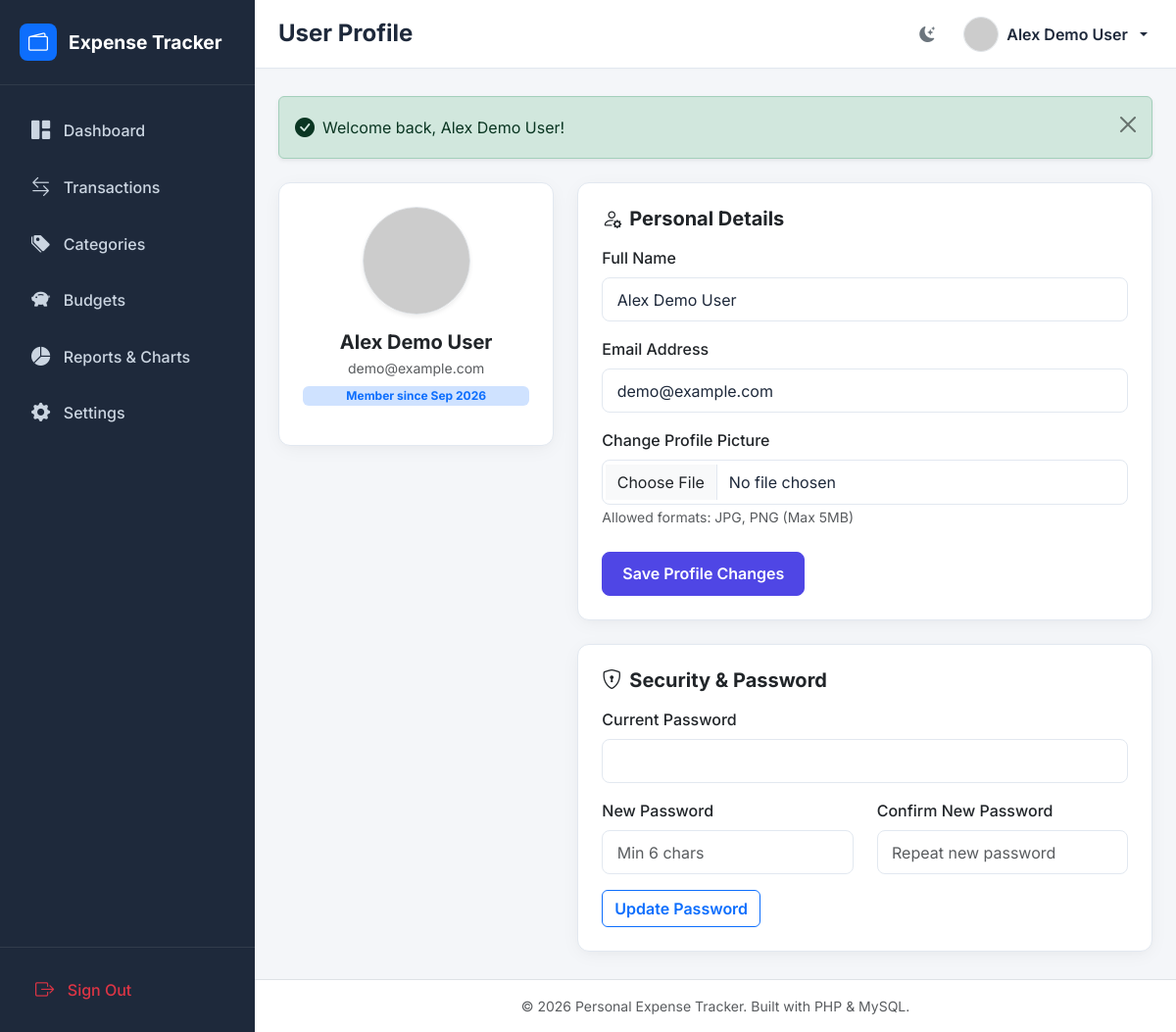
The page /pages/profile.php (signed in) on the database its author committed.
### tables this page shows
CREATE TABLE IF NOT EXISTS `users` (
  `id` INT AUTO_INCREMENT PRIMARY KEY,
  `name` VARCHAR(100) NOT NULL,
  `email` VARCHAR(150) NOT NULL UNIQUE,
  `password` VARCHAR(255) NOT NULL,
  `profile_picture` VARCHAR(255) DEFAULT 'default-avatar.png',
  `currency_preference` VARCHAR(10) DEFAULT '$',
  `created_at` DATETIME DEFAULT CURRENT_TIMESTAMP
);

### includes/auth_check.php (called while the page is built, shortened)
<?php
require_once __DIR__ . '/functions.php';
$current_user = get_current_user_data($_SESSION['user_id']);

### pages/profile.php (the view, shortened to what this page needs)
<?php
$page_title = 'User Profile';
require_once __DIR__ . '/../includes/header.php';
$user_id = $_SESSION['user_id'];
$current_user = get_current_user_data($user_id);
$avatar_url = !empty($current_user['profile_picture']) && file_exists(AVATAR_UPLOAD_DIR . $current_user['profile_picture'])
  ? BASE_URL . 'uploads/avatars/' . e($current_user['profile_picture'])
  : 'https://ui-avatars.com/api/?name=' . urlencode($current_user['name']) . '&background=4f46e5&color=fff';
?>
<div class="row g-4 justify-content-center">
  <div class="col-12 col-md-4">
    <div class="card card-custom p-4 text-center">
      <div class="mb-3">
        <img src="<?php echo $avatar_url; ?>" alt="Profile Picture" class="rounded-circle border shadow-sm" width="110" height="110" style="object-fit: cover;">
      </div>
      <h5 class="fw-bold mb-1"><?php echo e($current_user['name']); ?></h5>
      <p class="text-muted small mb-2"><?php echo e($current_user['email']); ?></p>
      <span class="badge bg-primary-subtle text-primary mb-3">Member since <?php echo date('M Y', strtotime($current_user['created_at'])); ?></span>
    </div>
  </div>
  <div class="col-12 col-md-8">
    <div class="card card-custom p-4 mb-4">
      <h5 class="fw-bold mb-3"><i class="bi bi-person-gear me-2"></i>Personal Details</h5>
      <form method="POST" action="" enctype="multipart/form-data">
        <div class="mb-3">
          <label for="name" class="form-label fw-medium">Full Name</label>
          <input type="text" class="form-control" id="name" name="name" value="<?php echo e($current_user['name']); ?>" required>
        </div>
        <div class="mb-3">
          <label for="email" class="form-label fw-medium">Email Address</label>
          <input type="email" class="form-control" id="email" name="email" value="<?php echo e($current_user['email']); ?>" required>
        </div>
        <div class="mb-4">
          <label for="profile_picture" class="form-label fw-medium">Change Profile Picture</label>
          <input type="file" class="form-control" id="profile_picture" name="profile_picture" accept="image/jpeg,image/png">
          <small class="text-muted">Allowed formats: JPG, PNG (Max 5MB)</small>
        </div>
        <button type="submit" class="btn btn-primary fw-semibold">Save Profile Changes</button>
      </form>
    </div>
    <div class="card card-custom p-4">
      <h5 class="fw-bold mb-3"><i class="bi bi-shield-lock me-2"></i>Security &amp; Password</h5>
      <form method="POST" action="">
        <div class="mb-3">
          <label for="current_password" class="form-label fw-medium">Current Password</label>
          <input type="password" class="form-control" id="current_password" name="current_password" required>
        </div>
        <div class="row">
          <div class="col-md-6 mb-3">
            <label for="new_password" class="form-label fw-medium">New Password</label>
            <input type="password" class="form-control" id="new_password" name="new_password" placeholder="Min 6 chars" required>
          </div>
          <div class="col-md-6 mb-3">
            <label for="confirm_password" class="form-label fw-medium">Confirm New Password</label>
            <input type="password" class="form-control" id="confirm_password" name="confirm_password" placeholder="Repeat new password" required>
          </div>
        </div>
        <button type="submit" class="btn btn-outline-primary fw-semibold">Update Password</button>
      </form>
    </div>
  </div>
</div>
<?php require_once __DIR__ . '/../includes/footer.php'; ?>

### includes/header.php (shortened to what this page needs)
<?php
require_once __DIR__ . '/auth_check.php';
$current_page = basename($_SERVER['PHP_SELF'], '.php');
?>
<!DOCTYPE html>
<html lang="en" data-bs-theme="light">
<head>
  <link href="https://cdn.jsdelivr.net/npm/bootstrap@5.3.2/dist/css/bootstrap.min.css" rel="stylesheet">
  <link href="https://cdn.jsdelivr.net/npm/bootstrap-icons@1.11.1/font/bootstrap-icons.css" rel="stylesheet">
  <link rel="stylesheet" href="<?php echo BASE_URL; ?>assets/css/style.css">
</head>
<body>
<div id="wrapper">
  <nav id="sidebar">
    <div class="sidebar-header">
      <a href="<?php echo BASE_URL; ?>pages/dashboard.php" class="brand-title">
        <div class="bg-primary text-white rounded-3 p-2 d-inline-flex align-items-center justify-content-center" style="width: 38px; height: 38px;">
          <i class="bi bi-wallet2 fs-5"></i>
        </div>
        <span>Expense Tracker</span>
      </a>
    </div>
    <div class="sidebar-nav py-3 flex-grow-1">
      <a href="<?php echo BASE_URL; ?>pages/dashboard.php" class="nav-link <?php echo ($current_page === 'dashboard') ? 'active' : ''; ?>">
        <i class="bi bi-grid-1x2-fill"></i>
        <span>Dashboard</span>
      </a>
      <a href="<?php echo BASE_URL; ?>pages/expenses.php" class="nav-link <?php echo ($current_page === 'expenses') ? 'active' : ''; ?>">
        <i class="bi bi-arrow-left-right"></i>
        <span>Transactions</span>
      </a>
      <a href="<?php echo BASE_URL; ?>pages/categories.php" class="nav-link <?php echo ($current_page === 'categories') ? 'active' : ''; ?>">
        <i class="bi bi-tags-fill"></i>
        <span>Categories</span>
      </a>
      <a href="<?php echo BASE_URL; ?>pages/budgets.php" class="nav-link <?php echo ($current_page === 'budgets') ? 'active' : ''; ?>">
        <i class="bi bi-piggy-bank-fill"></i>
        <span>Budgets</span>
      </a>
      <a href="<?php echo BASE_URL; ?>pages/reports.php" class="nav-link <?php echo ($current_page === 'reports') ? 'active' : ''; ?>">
        <i class="bi bi-pie-chart-fill"></i>
        <span>Reports & Charts</span>
      </a>
      <a href="<?php echo BASE_URL; ?>pages/settings.php" class="nav-link <?php echo ($current_page === 'settings') ? 'active' : ''; ?>">
        <i class="bi bi-gear-fill"></i>
        <span>Settings</span>
      </a>
    </div>
    <div class="p-3 border-top border-secondary border-opacity-25">
      <a href="<?php echo BASE_URL; ?>auth/logout.php" class="nav-link text-danger m-0">
        <i class="bi bi-box-arrow-right"></i>
        <span>Sign Out</span>
      </a>
    </div>
  </nav>
  <div id="content-wrapper">
    <header class="topbar">
      <div class="d-flex align-items-center gap-3">
        <h4 class="m-0 fw-bold"><?php echo isset($page_title) ? e($page_title) : 'Dashboard'; ?></h4>
      </div>
      <div class="d-flex align-items-center gap-3">
        <button type="button" id="theme-toggle-btn" class="btn btn-outline-secondary btn-icon rounded-circle p-2 border-0" title="Toggle Light/Dark Theme">
          <i id="theme-toggle-icon" class="bi bi-moon-stars-fill fs-5"></i>
        </button>
        <div class="dropdown">
          <button class="btn btn-link text-decoration-none dropdown-toggle d-flex align-items-center gap-2 p-1 text-reset" type="button" data-bs-toggle="dropdown" aria-expanded="false">
            <?php
              $avatar = !empty($current_user['profile_picture']) && file_exists(AVATAR_UPLOAD_DIR . $current_user['profile_picture'])
                ? BASE_URL . 'uploads/avatars/' . e($current_user['profile_picture'])
                : 'https://ui-avatars.com/api/?name=' . urlencode($current_user['name']) . '&background=4f46e5&color=fff';
            ?>
            <img src="<?php echo $avatar; ?>" alt="User Avatar" class="rounded-circle border" width="36" height="36">
            <span class="d-none d-md-inline fw-semibold"><?php echo e($current_user['name']); ?></span>
          </button>
        </div>
      </div>
    </header>
    <main class="main-content">

### assets/css/style.css (style rules this page uses)
:root { --bg-primary: #f4f6f9; --bg-surface: #ffffff; --bg-sidebar: #1e293b; --text-sidebar: #cbd5e1; --text-sidebar-active: #ffffff; --text-primary: #1e293b; --text-secondary: #64748b; --border-color: #e2e8f0; --primary-color: #4f46e5; --primary-hover: #4338ca; --card-shadow: 0 4px 20px -2px rgba(0, 0, 0, 0.05), 0 2px 6px -1px rgba(0, 0, 0, 0.02); --sidebar-width: 260px; --topbar-height: 70px; --radius: 12px; }
body { font-family: 'Inter', system-ui, -apple-system, sans-serif; background-color: var(--bg-primary); color: var(--text-primary); min-height: 100vh; margin: 0; overflow-x: hidden; transition: background-color 0.3s ease, color 0.3s ease; }
#wrapper { display: flex; width: 100%; align-items: stretch; }
#sidebar { min-width: var(--sidebar-width); max-width: var(--sidebar-width); background-color: var(--bg-sidebar); color: var(--text-sidebar); transition: all 0.3s ease; z-index: 1000; display: flex; flex-direction: column; }
#sidebar .sidebar-header { padding: 1.5rem 1.25rem; border-bottom: 1px solid rgba(255, 255, 255, 0.08); }
#sidebar .brand-title { font-weight: 700; font-size: 1.2rem; color: #ffffff; display: flex; align-items: center; gap: 0.75rem; text-decoration: none; }
#sidebar .nav-link { color: var(--text-sidebar); padding: 0.8rem 1.25rem; margin: 0.2rem 0.75rem; border-radius: var(--radius); font-weight: 500; display: flex; align-items: center; gap: 0.85rem; transition: all 0.2s ease; }
#sidebar .nav-link i { font-size: 1.2rem; }
#content-wrapper { flex-grow: 1; display: flex; flex-direction: column; min-width: 0; }
.topbar { height: var(--topbar-height); background-color: var(--bg-surface); border-bottom: 1px solid var(--border-color); padding: 0 1.5rem; display: flex; align-items: center; justify-content: space-between; box-shadow: 0 1px 3px rgba(0, 0, 0, 0.02); }
.main-content { padding: 1.75rem 1.5rem; flex-grow: 1; }
.card-custom { background-color: var(--bg-surface); border: 1px solid var(--border-color); border-radius: var(--radius); box-shadow: var(--card-shadow); transition: transform 0.2s ease, box-shadow 0.2s ease; }
.form-control, .form-select { border-radius: 8px; border-color: var(--border-color); padding: 0.6rem 0.9rem; background-color: var(--bg-surface); color: var(--text-primary); }
.btn-primary { background-color: var(--primary-color); border-color: var(--primary-color); border-radius: 8px; padding: 0.6rem 1.25rem; font-weight: 600; }

### rows shown on the page
users: name "Alex Demo User", email "demo@example.com", created_at "Sep 2026"

### other values the page prints
$page_title "User Profile"
$flash['message'] "Welcome back, Alex Demo User!"
APP_NAME "Personal Expense Tracker"
